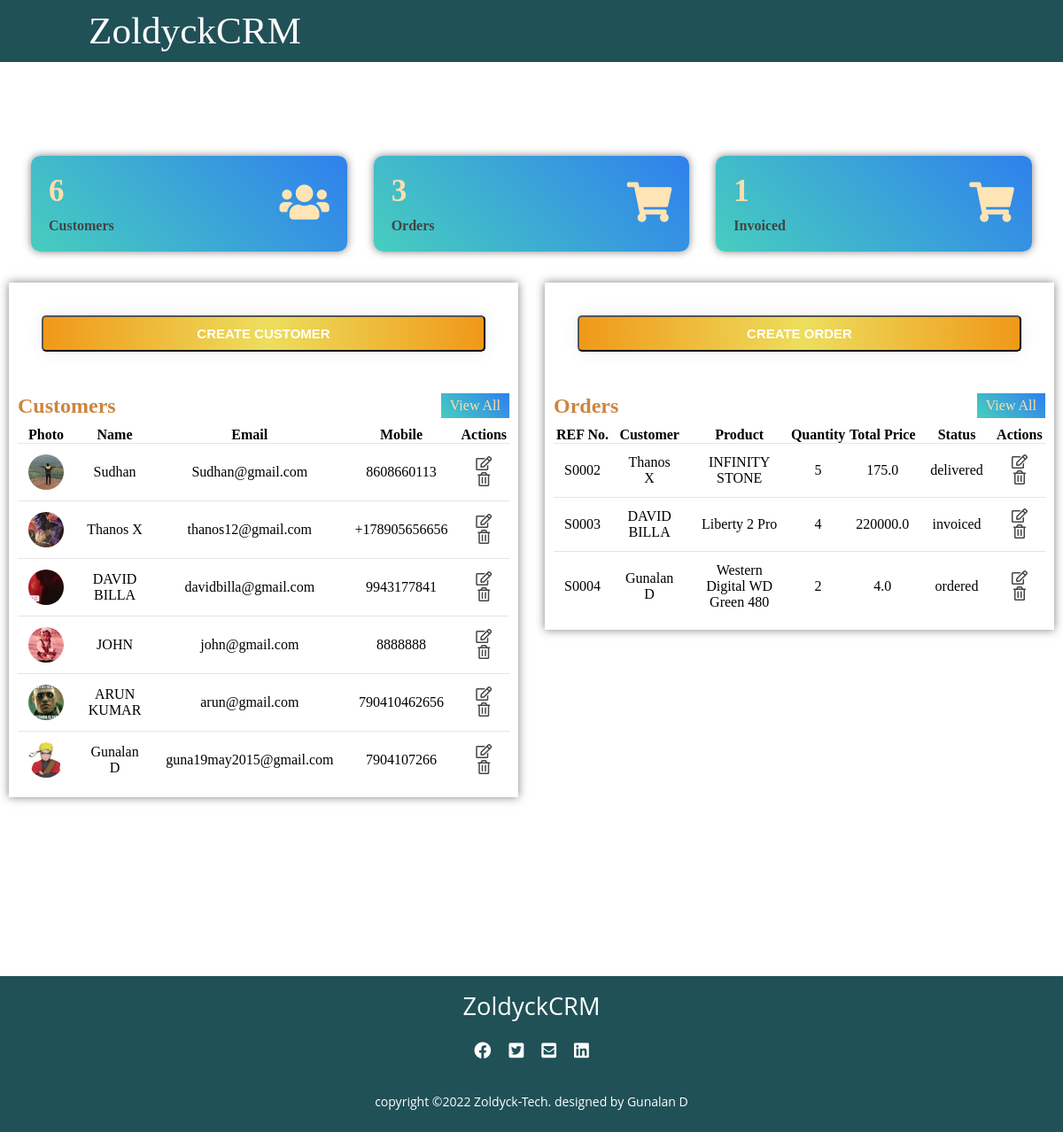
The app's page /, older data.
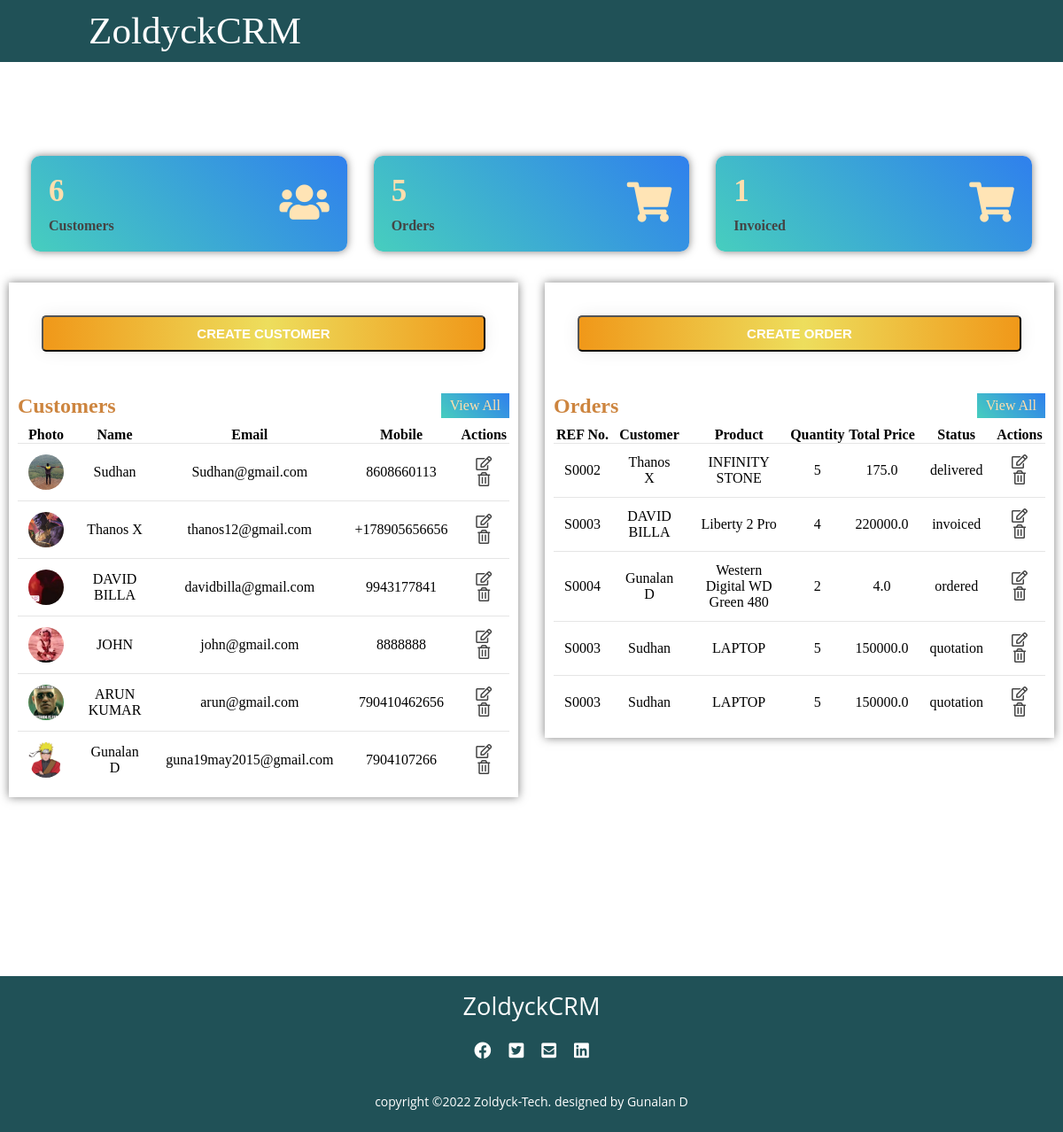
The same page, newer data.
### accounts/models.py (models this page shows, shortened)
class Customer(models.Model):
    customer_pic = models.ImageField(upload_to='customer_pics/', blank=True)
    customer_name = models.CharField(max_length=50, null= True)
    customer_email = models.CharField(max_length=200 , null= True)
    customer_mobile = models.CharField(max_length=50 , null= True)
    date_created = models.DateTimeField(auto_now_add=True , null= True)
    def __str__(self):
        return self.customer_name

class SaleOrder(models.Model):
    STATUS = (
        ('quotation', 'Quotation'),
        ('ordered', 'Ordered'),
        ('pending', 'Pending'),
        ('delivered', 'Delivered'),
        ('cancelled', 'Cancelled'),
        ('invoiced', 'Invoiced'),
    )
    sale_order_referencenumber = models.CharField(max_length=200, null= True)
    sale_order_customer = models.ForeignKey(Customer, on_delete=models.SET_NULL, null= True) # added a realtionship between the two models
    sale_order_product =  models.ForeignKey(Product, on_delete=models.SET_NULL, null= True)
    sale_order_quantity = models.IntegerField(null= True)
    sale_order_total_price = models.FloatField(null= True)
    sale_order_unit_price = models.FloatField(null= True)
    status = models.CharField(max_length=200, null= True , choices=STATUS, default='quotation')
    sale_order_date = models.DateTimeField(auto_now_add=True , null= True)

class Product(models.Model):
    CATEGORIES = (
        ('service', 'Service'),
        ('stockable', 'Stockable'),
    )
    product_name = models.CharField(max_length=200, null= True)
    product_price = models.FloatField(null= True)
    product_category = models.CharField(max_length=200, null= True , choices=CATEGORIES)
    product_description = models.CharField(max_length=200, null= True)
    date_created = models.DateTimeField(auto_now_add=True , null= True)
    product_tag = models.ManyToManyField(ProductTag ,blank=True, null=True)
    def __str__(self):
        return self.product_name

### accounts/views.py (the view)
# urls.py: path('',views.home, name='home'),
def home(request):
    orders = SaleOrder.objects.all()[0:10]
    tot_orders = SaleOrder.objects.all()
    tot_cus = Customer.objects.all()
    customers = Customer.objects.all()[0:10]
    total_orders = tot_orders.count()
    total_customers = tot_cus.count()
    invoiced = SaleOrder.objects.filter(status='invoiced').count()
    context = {
        'orders': orders,
        'customers': customers,
        'total_orders': total_orders,
        'total_customers': total_customers,
        'invoiced': invoiced
    }
    return render(request, 'accounts/home.html',context)

### accounts/templates/accounts/home.html (shortened to what the changed rows need)
{% extends 'accounts/layout.html'%}
{% block content %}
<section>
    <div class="main">
        <div class="cards">
            <div class="card">
                <div class="card-content">
                    <div class="number">{{total_orders}}</div>
                    <div class="card-name">Orders</div>
                </div>
            </div>
        </div>
        <div class="tables">
            <div class="latest-customers">
                <div class="heading">
                    <h2>Customers</h2>
                </div>
                <table class="customers">
                    <thead>
                        <tr>
                            <th>Photo</th>
                            <th>Name</th>
                            <th>Email</th>
                            <th>Mobile</th>
                            <th>Actions</th>
                        </tr>
                    </thead>
                    <tbody>
                        {% for cus in customers %}
                        <tr>
                            <td>
                                <div class="img-box-small">
                                    {% if cus.customer_pic %}
                                    <img src="{{ cus.customer_pic.url }}">
                                    {% endif %}
                                </div>
                            </td>
                            <td>{{ cus.customer_name }}</td>
                            <td>{{ cus.customer_email }}</td>
                            <td>{{ cus.customer_mobile }}</td>
                            <td>
                                <a href="{% url 'customer' cus.id %}"><i class="far fa-edit"></i></a>
                                <a href="{% url 'delete_customer' cus.id %}"><i class="far fa-trash-alt"></i></a>
                            </td>
                        </tr>
                        {% endfor %}
                    </tbody>
                </table>
            </div>
            <div class="latest-orders">
                <div class="heading">
                    <h2>Orders</h2>
                </div>
                <table class="orders">
                    <thead>
                        <tr>
                            <th>REF No.</th>
                            <th>Customer</th>
                            <th>Product</th>
                            <th>Quantity</th>
                            <th>Total Price</th>
                            <th>Status</th>
                            <th>Actions</th>
                        </tr>
                    </thead>
                    <tbody>
                        {% for ord in orders %}
                        <tr>
                             <td>{{ ord.sale_order_referencenumber  }}</td>
                             <td>{{ ord.sale_order_customer }}</td>
                             <td>{{ ord.sale_order_product  }}</td>
                             <td>{{ ord.sale_order_quantity }}</td>
                             <td>{{ ord.sale_order_total_price  }}</td>
                             <td>{{ ord.status  }}</td>
                            <td>
                                <a href="{% url 'update_order' ord.id %}"><i class="far fa-edit"></i></a>
                                <a href="{% url 'delete_order' ord.id %}"><i class="far fa-trash-alt"></i></a>
                            </td>
                        </tr>
                        {% endfor %}
                    </tbody>
                </table>
            </div>
        </div>
    </div>
</section>
{% endblock %}

Row changes from the older to the newer data that the page shows:
added SaleOrder: sale_order_referencenumber "S0003", sale_order_customer "Sudhan", sale_order_product "LAPTOP", sale_order_quantity "5", sale_order_total_price "150000.0", status "quotation"
added SaleOrder: sale_order_referencenumber "S0003", sale_order_customer "Sudhan", sale_order_product "LAPTOP", sale_order_quantity "5", sale_order_total_price "150000.0", status "quotation"
Text that changed along with them:
{{ total_orders }}: "3" → "5"
